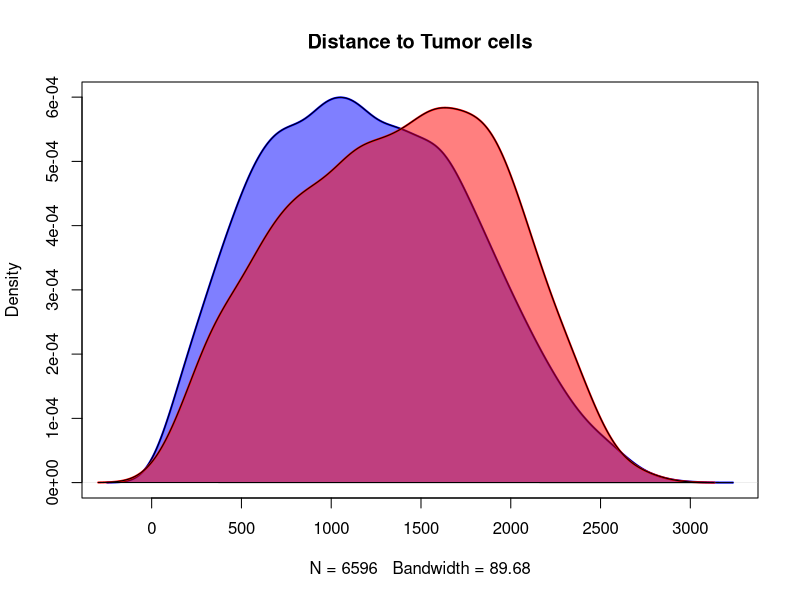
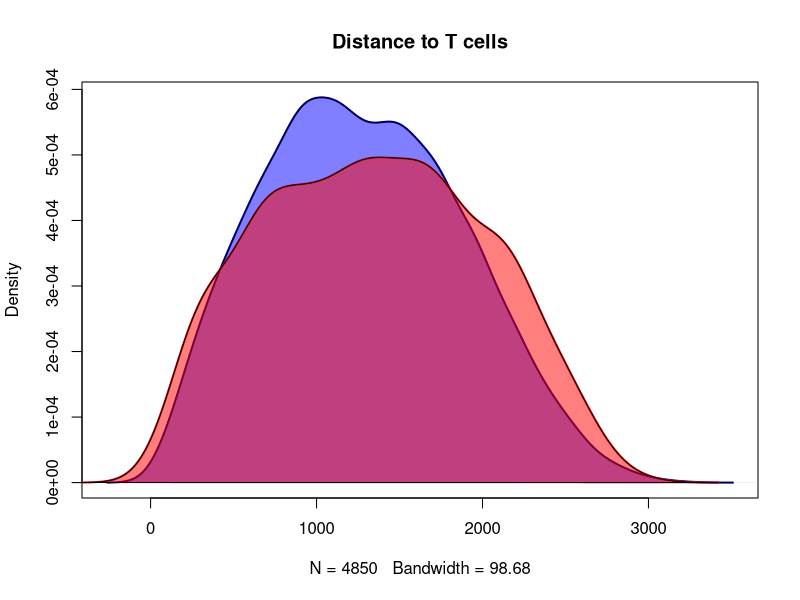
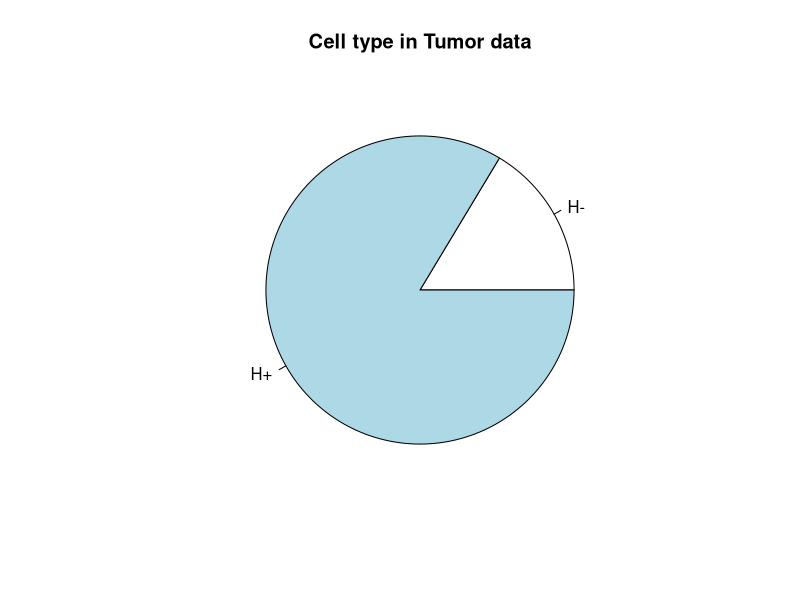
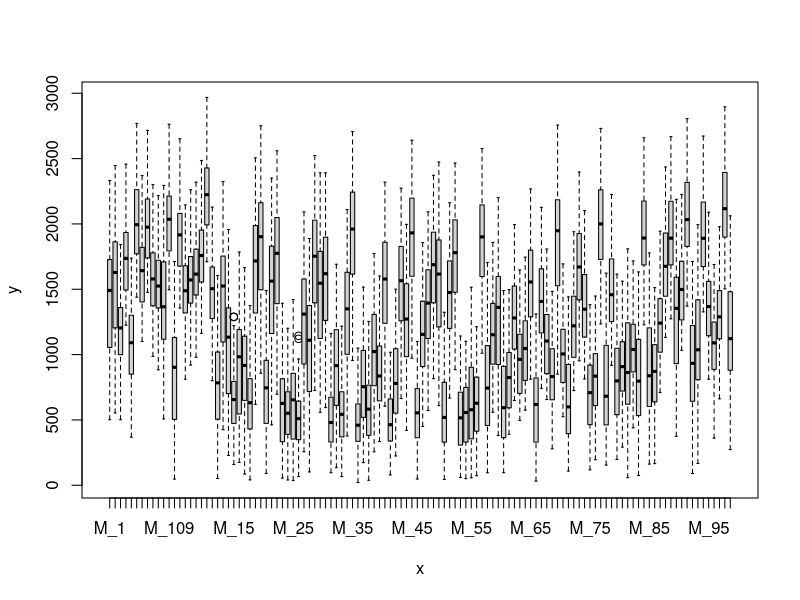
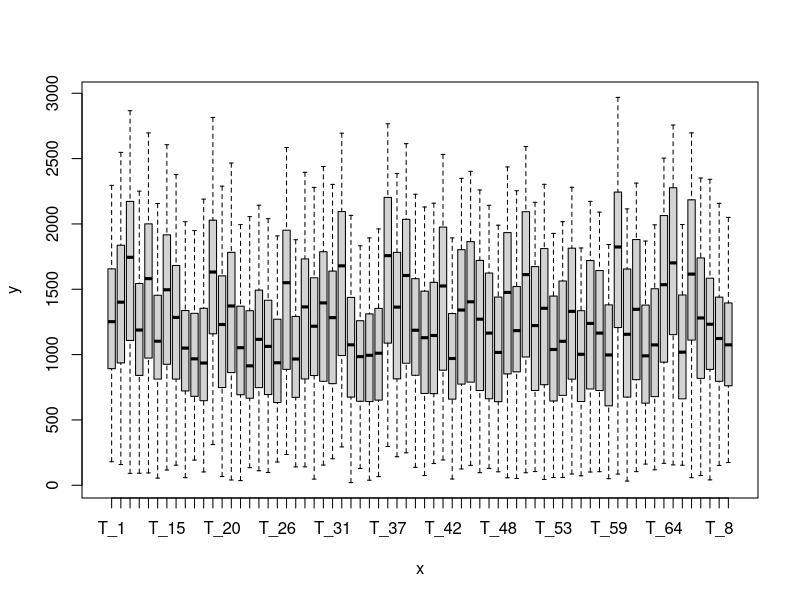
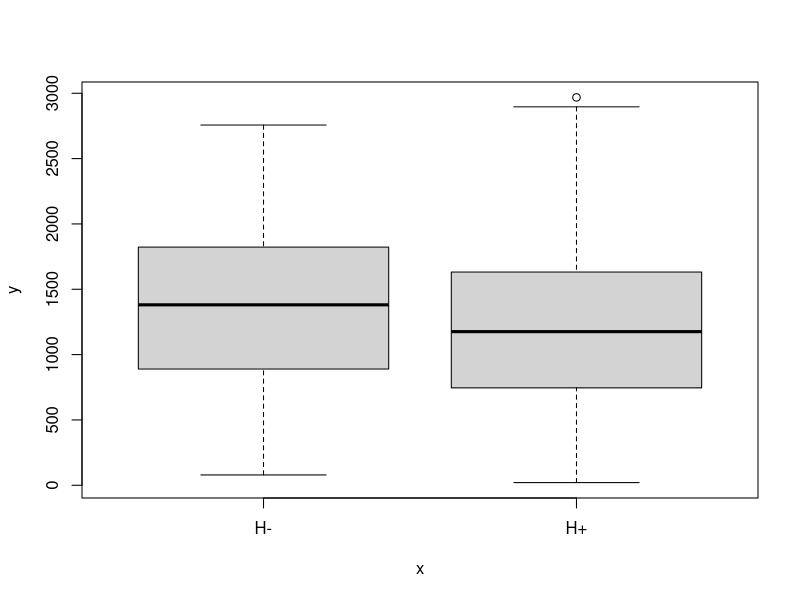
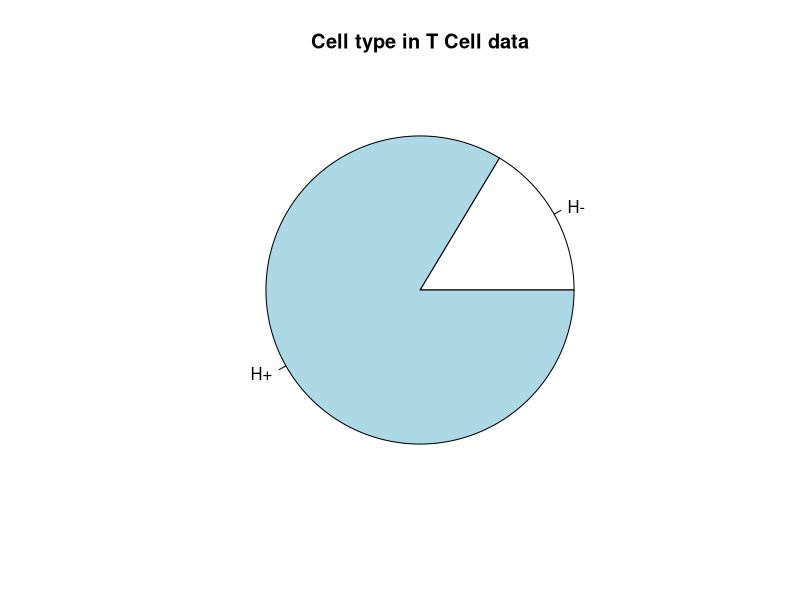
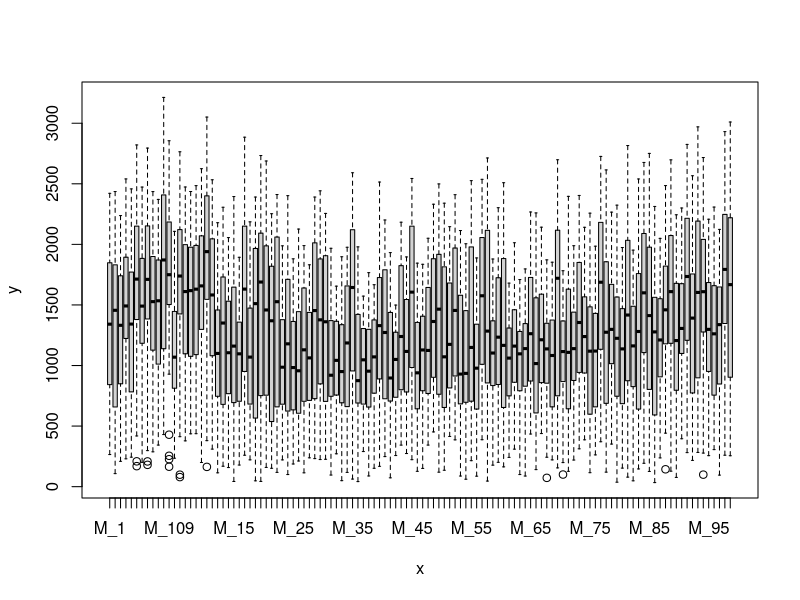

These charts were generated, in order, by the following R code:
## ---- chunk 1
#===============================================================================
# Library
#===============================================================================
library(tidyverse)
library(corrplot)
## ---- chunk 2
#===============================================================================
# Import
#===============================================================================
# load the data into individual objects
tumor_data <- read.csv(file = "tumor_data.csv")
t_cell_data <- read.csv(file = "t_cell_data.csv")
# load the first six line of data just to double check
head(tumor_data)
head(t_cell_data)

#===============================================================================
# Tidy
#===============================================================================
# clean up the data by making them into factor, somehow factor in data-preprocessor.R did not work
# tumor data
tumor_data$Cell_ID_Myeloid <- as.factor(tumor_data$Cell_ID_Myeloid)
tumor_data$Cell_ID_Tumor <- as.factor(tumor_data$Cell_ID_Tumor)
tumor_data$Cell_type <- as.factor(tumor_data$Cell_type)
# use tibble to tidy up the data
tumor_data <- as_tibble(tumor_data)

# t cell data
t_cell_data$Cell_ID_Myeloid <- as.factor(t_cell_data$Cell_ID_Myeloid)
t_cell_data$Cell_ID_T_Cell <- as.factor(t_cell_data$Cell_ID_T_Cell)
t_cell_data$Cell_type <- as.factor(t_cell_data$Cell_type)
# use tibble to tidy up the data
t_cell_data <- as_tibble(t_cell_data)

# generate summary and correlation to give an overview
summary(t_cell_data)
summary(tumor_data)
## ---- chunk 3
#===============================================================================
# Validate
#===============================================================================
# tumor
# compute density
density_tumor_distance_hpositive <- density(tumor_data$Distance[tumor_data$Cell_type == "H+"])
density_tumor_distance_hnegative <- density(tumor_data$Distance[tumor_data$Cell_type == "H-"])
# plot density graph
#png(file = "./density_plot_distance_to_tumor.png") # uncomment this and dev.off to print image in png format
plot(density_tumor_distance_hpositive, lwd = 2, col = "blue", main = "Distance to Tumor cells")
polygon(density_tumor_distance_hpositive, col = rgb(0, 0, 1, alpha = 0.5))
lines(density_tumor_distance_hnegative, lwd = 2, col = "red")
polygon(density_tumor_distance_hnegative, col = rgb(1, 0, 0, alpha = 0.5))
#dev.off()

# t cell
# compute density
density_t_cell_distance_hpositive <- density(t_cell_data$Distance[t_cell_data$Cell_type == "H+"])
density_t_cell_distance_hnegative <- density(t_cell_data$Distance[t_cell_data$Cell_type == "H-"])
# plot density graph
#png(file = "./density_plot_distance_to_t_cells.png")
plot(density_t_cell_distance_hpositive, lwd = 2, col = "blue", main = "Distance to T cells")
polygon(density_t_cell_distance_hpositive, col = rgb(0, 0, 1, alpha = 0.5))
lines(density_t_cell_distance_hnegative, lwd = 2, col = "red")
polygon(density_t_cell_distance_hnegative, col = rgb(1, 0, 0, alpha = 0.5))
#dev.off()
## ---- chunk 4
#===============================================================================
# Understand (Transform, Model, Visualize)
#===============================================================================
# generating some graph for interpretation
# tumor data
pie(table(tumor_data$Cell_type), main = "Cell type in Tumor data")
plot(tumor_data$Cell_ID_Myeloid, tumor_data$Distance)
plot(tumor_data$Cell_ID_Tumor, tumor_data$Distance)
#plot(tumor_data$Distance, tumor_data$Cell_ID_Myeloid) # scatterplot, too much points
#plot(tumor_data$Distance, tumor_data$Cell_ID_Tumor)
plot(tumor_data$Cell_type, tumor_data$Distance)

# t cell data
pie(table(t_cell_data$Cell_type), main = "Cell type in T Cell data")
plot(t_cell_data$Cell_ID_Myeloid, t_cell_data$Distance)
plot(t_cell_data$Cell_ID_T_Cell, t_cell_data$Distance)
#plot(t_cell_data$Distance, t_cell_data$Cell_ID_Myeloid) # scatterplot, too much points
#plot(t_cell_data$Distance, t_cell_data$Cell_ID_T_Cell)
plot(t_cell_data$Cell_type, t_cell_data$Distance)
